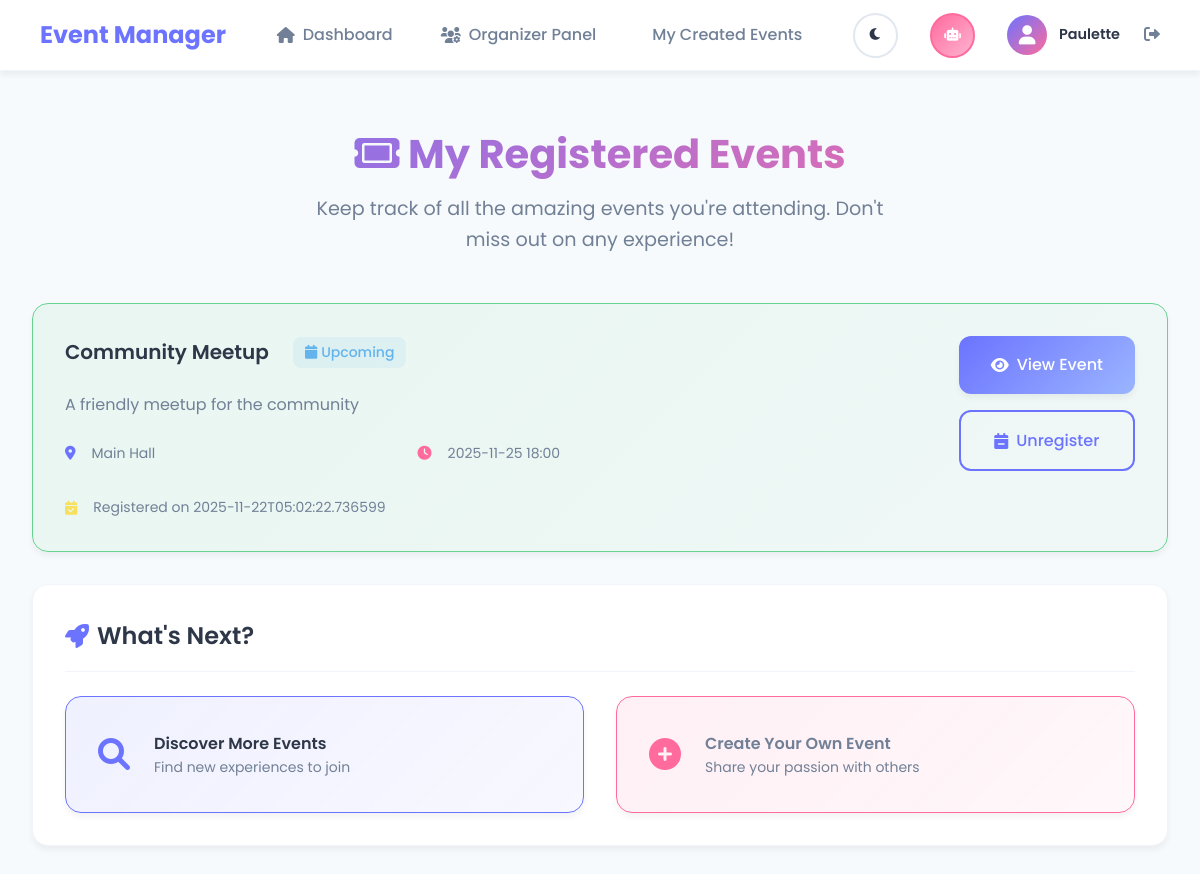
Screenshot of /my-registrations (signed in) with the database file from the repository.
### tables this page shows
CREATE TABLE registrations (
            id INTEGER PRIMARY KEY, event_id INTEGER, user_id INTEGER, created_at TEXT
        );

CREATE TABLE events (
            id INTEGER PRIMARY KEY, title TEXT, description TEXT, venue_id INTEGER,
            organizer_id INTEGER, capacity INTEGER
        );

CREATE TABLE venues (
            id INTEGER PRIMARY KEY, name TEXT, address TEXT, capacity INTEGER
        );

CREATE TABLE schedules (
            id INTEGER PRIMARY KEY, event_id INTEGER, start TEXT, end TEXT
        );

### app.py (the view)
@app.route('/my-registrations')
@login_required
def my_registrations():
    registrations = db.get_registrations_by_user(session['user_id'])
    for reg in registrations:
        if reg.get('start'):
            try:
                start_dt = datetime.fromisoformat(reg['start'].replace('T', ' '))
                now = datetime.now()
                if start_dt < now:
                    reg['status'] = 'past'
                elif start_dt - now < timedelta(days=1):
                    reg['status'] = 'soon'
                else:
                    reg['status'] = 'upcoming'
            except:
                reg['status'] = 'unknown'
        else:
            reg['status'] = 'tbd'
    return render_template('my_registrations.html', registrations=registrations)

### app.py (called while the page is built)
def login_required(f):
    from functools import wraps
    @wraps(f)
    def decorated_function(*args, **kwargs):
        if 'user_id' not in session:
            flash('Please log in to access this page', 'error')
            return redirect(url_for('login_page'))
        return f(*args, **kwargs)
    return decorated_function

### db.py (called while the page is built)
    def get_registrations_by_user(self, user_id):
        cur = self.conn.cursor()
        cur.execute('''
        SELECT r.event_id, e.title as event_title, e.description, e.capacity, s.start, s.end, v.name as venue_name, v.address as venue_address, u.name as organizer_name, u.email as organizer_email, r.created_at as registration_date
        FROM registrations r
        JOIN events e ON e.id=r.event_id
        LEFT JOIN schedules s ON s.event_id=e.id
        LEFT JOIN venues v ON v.id=e.venue_id
        LEFT JOIN users u ON u.id=e.organizer_id
        WHERE r.user_id=?
        ORDER BY s.start IS NULL, s.start
        ''', (user_id,))
        return [dict(r) for r in cur.fetchall()]

### templates/my_registrations.html (shortened to what this page needs)
{% extends "base.html" %}
{% block content %}
<div class="container">
    <div class="page-header">
        <h1 class="page-title">
            <i class="fas fa-ticket"></i>
            My Registered Events
        </h1>
        <p class="page-subtitle">
            Keep track of all the amazing events you're attending. Don't miss out on any experience!
        </p>
    </div>
    {% if registrations %}
    <div class="grid grid-cols-1 gap-4">
        {% for reg in registrations %}
        <div class="card {% if reg.status == 'past' %}opacity-75{% endif %}"
             style="background: {% if reg.status == 'soon' %}linear-gradient(135deg, rgba(252, 129, 129, 0.1), rgba(252, 129, 129, 0.05)){% elif reg.status == 'past' %}linear-gradient(135deg, rgba(160, 174, 192, 0.1), rgba(160, 174, 192, 0.05)){% else %}linear-gradient(135deg, rgba(104, 211, 145, 0.1), rgba(104, 211, 145, 0.05)){% endif %};
                    border: 1px solid {% if reg.status == 'soon' %}var(--error-color){% elif reg.status == 'past' %}var(--text-light){% else %}var(--success-color){% endif %};">
            <div class="flex justify-between items-start">
                <div class="flex-1">
                    <div class="flex items-center gap-3 mb-3">
                        <h3 class="text-xl font-semibold text-primary">{{ reg.event_title }}</h3>
                        {% if reg.status == 'soon' %}
                            <span class="status-badge" style="background: rgba(252, 129, 129, 0.1); color: var(--error-color);">
                                <i class="fas fa-exclamation-circle"></i>
                                Starting Soon!
                            </span>
                        {% elif reg.status == 'past' %}
                            <span class="status-badge status-past">
                                <i class="fas fa-check"></i>
                                Completed
                            </span>
                        {% elif reg.status == 'upcoming' %}
                            <span class="status-badge status-upcoming">
                                <i class="fas fa-calendar"></i>
                                Upcoming
                            </span>
                        {% else %}
                            <span class="status-badge" style="background: rgba(99, 179, 237, 0.1); color: var(--info-color);">
                                <i class="fas fa-clock"></i>
                                TBD
                            </span>
                        {% endif %}
                    </div>
                    {% if reg.description %}
                    <p class="text-secondary mb-3">{{ reg.description }}</p>
                    {% endif %}
                    <div class="grid grid-cols-2 gap-4 text-sm text-secondary">
                        {% if reg.venue_name %}
                        <div class="flex items-center gap-2">
                            <i class="fas fa-map-marker-alt" style="color: var(--primary-color);"></i>
                            <span>{{ reg.venue_name }}</span>
                        </div>
                        {% endif %}
                        {% if reg.start %}
                        <div class="flex items-center gap-2">
                            <i class="fas fa-clock" style="color: var(--secondary-color);"></i>
                            <span>{{ reg.start }}</span>
                        </div>
                        {% endif %}
                        <div class="flex items-center gap-2">
                            <i class="fas fa-calendar-check" style="color: var(--warning-color);"></i>
                            <span>Registered on {{ reg.registration_date }}</span>
                        </div>
                    </div>
                </div>
                <div class="flex flex-col gap-2 ml-4">
                    <a href="{{ url_for('event_detail', event_id=reg.event_id) }}" class="btn btn-primary">
                        <i class="fas fa-eye"></i>
                        View Event
                    </a>
                    {% if reg.status != 'past' %}
                    <form method="POST" action="{{ url_for('unregister_event', event_id=reg.event_id) }}" style="margin: 0;">
                        <button type="submit" class="btn btn-outline w-full" onclick="return confirm('Are you sure you want to unregister from {{ reg.event_title }}?')">
                            <i class="fas fa-calendar-minus"></i>
                            Unregister
                        </button>
                    </form>
                    {% else %}
                    <button class="btn btn-outline w-full" disabled style="opacity: 0.5;">
                        <i class="fas fa-history"></i>
                        Past Event
                    </button>
                    {% endif %}
                </div>
            </div>
        </div>
        {% endfor %}
    </div>
    <div class="card mt-4">
        <div class="card-header">
            <h2 class="card-title">
                <i class="fas fa-rocket"></i>
                What's Next?
            </h2>
        </div>
        <div class="grid grid-cols-2 gap-4">
            <a href="{{ url_for('events') }}" class="card flex items-center gap-3" style="text-decoration: none; background: linear-gradient(135deg, rgba(107, 115, 255, 0.1), rgba(107, 115, 255, 0.05)); border: 1px solid var(--primary-color);">
                <div style="font-size: 2rem; color: var(--primary-color);">
                    <i class="fas fa-search"></i>
                </div>
                <div>
                    <h4 class="font-semibold text-primary">Discover More Events</h4>
                    <p class="text-secondary text-sm">Find new experiences to join</p>
                </div>
            </a>
            {% if session.user_role == 'organizer' %}
            <a href="{{ url_for('create_event') }}" class="card flex items-center gap-3" style="text-decoration: none; background: linear-gradient(135deg, rgba(255, 107, 157, 0.1), rgba(255, 107, 157, 0.05)); border: 1px solid var(--secondary-color);">
                <div style="font-size: 2rem; color: var(--secondary-color);">
                    <i class="fas fa-plus-circle"></i>
                </div>
                <div>
                    <h4 class="font-semibold text-secondary">Create Your Own Event</h4>
                    <p class="text-secondary text-sm">Share your passion with others</p>
                </div>
            </a>
            {% endif %}
        </div>
    </div>
    {% endif %}
</div>
{% endblock %}

### static/css/style.css (style rules this page uses)
* { margin: 0; padding: 0; box-sizing: border-box; }
:root { --primary-color: #6B73FF; --primary-light: #9BB5FF; --primary-dark: #4A5568; --secondary-color: #FF6B9D; --secondary-light: #FFB3D1; --success-color: #68D391; --warning-color: #F6E05E; --error-color: #FC8181; --info-color: #63B3ED; --bg-primary: #F7FAFC; --bg-secondary: #EDF2F7; --bg-white: #FFFFFF; --bg-card: #FFFFFF; --text-primary: #2D3748; --text-secondary: #718096; --text-light: #A0AEC0; --border-color: #E2E8F0; --border-light: #F1F5F9; --shadow-sm: 0 1px 3px rgba(0, 0, 0, 0.05); --shadow-md: 0 4px 6px rgba(0, 0, 0, 0.05); --shadow-lg: 0 10px 15px rgba(0, 0, 0, 0.08); --shadow-xl: 0 20px 25px rgba(0, 0, 0, 0.1); --radius-sm: 8px; --radius-md: 12px; --radius-lg: 16px; --radius-xl: 20px; --transition: all 0.3s cubic-bezier(0.4, 0, 0.2, 1); }
body { font-family: 'Poppins', -apple-system, BlinkMacSystemFont, 'Segoe UI', sans-serif; background: var(--bg-primary); min-height: 100vh; color: var(--text-primary); line-height: 1.6; transition: background-color 0.3s ease, color 0.3s ease; }
.container { max-width: 1200px; margin: 0 auto; padding: 2rem; }
.page-header { text-align: center; margin-bottom: 3rem; }
.page-title { font-size: 2.5rem; font-weight: 700; background: linear-gradient(135deg, var(--primary-color), var(--secondary-color)); -webkit-background-clip: text; -webkit-text-fill-color: transparent; background-clip: text; margin-bottom: 0.5rem; }
.page-subtitle { font-size: 1.2rem; color: var(--text-secondary); max-width: 600px; margin: 0 auto; }
.card { background: var(--bg-card); border-radius: var(--radius-lg); padding: 2rem; box-shadow: var(--shadow-md); border: 1px solid var(--border-light); transition: var(--transition); }
.card-header { display: flex; align-items: center; justify-content: space-between; margin-bottom: 1.5rem; padding-bottom: 1rem; border-bottom: 1px solid var(--border-light); }
.card-title { font-size: 1.5rem; font-weight: 600; color: var(--text-primary); display: flex; align-items: center; gap: 0.5rem; }
.card-title i { color: var(--primary-color); }
.btn { display: inline-flex; align-items: center; justify-content: center; gap: 0.5rem; padding: 1rem 2rem; border: none; border-radius: var(--radius-md); font-size: 1rem; font-weight: 500; font-family: inherit; text-decoration: none; cursor: pointer; transition: var(--transition); position: relative; overflow: hidden; }
.btn::before { content: ''; position: absolute; top: 0; left: -100%; width: 100%; height: 100%; background: linear-gradient(90deg, transparent, rgba(255, 255, 255, 0.2), transparent); transition: var(--transition); }
.btn-primary { background: linear-gradient(135deg, var(--primary-color), var(--primary-light)); color: white; box-shadow: var(--shadow-md); }
.btn-outline { background: transparent; border: 2px solid var(--primary-color); color: var(--primary-color); }
.grid { display: grid; gap: 2rem; }
.grid-cols-1 { grid-template-columns: repeat(1, 1fr); }
.grid-cols-2 { grid-template-columns: repeat(2, 1fr); }
.mb-3 { margin-bottom: 1.5rem; }
.mt-4 { margin-top: 2rem; }
.flex { display: flex; }
.flex-col { flex-direction: column; }
.items-center { align-items: center; }
.justify-between { justify-content: space-between; }
.gap-2 { gap: 1rem; }
.gap-3 { gap: 1.5rem; }
.w-full { width: 100%; }
.text-sm { font-size: 0.875rem; }
.text-xl { font-size: 1.25rem; }
.font-semibold { font-weight: 600; }
.text-primary { color: var(--text-primary); }
.text-secondary { color: var(--text-secondary); }
.status-badge { display: inline-flex; align-items: center; gap: 0.25rem; padding: 0.25rem 0.75rem; border-radius: var(--radius-sm); font-size: 0.875rem; font-weight: 500; }
.status-upcoming { background: rgba(99, 179, 237, 0.1); color: var(--info-color); }

### rows the page displays
registrations: event_title "Community Meetup", description "A friendly meetup for the community", venue_name "Main Hall", start "2025-11-25 18:00", registration_date "2025-11-22T05:02:22.736599"

### other values shown
{{ session.user_name }} "Paulette"
